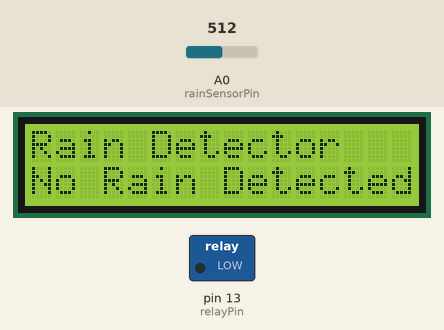
This sketch was run on a simulated Arduino Uno, built with avr-gcc and run on an emulated ATmega328P. On the bench: 16×2 character LCD, switched loads named in the sketch (green lamp = pin HIGH). Inputs (shaded band) come from the test bench; at power-on: A0 (rainSensorPin) = 512. What the sketch prints to the serial monitor is not drawn.

Above: at 2.2 s.
2.3 s: A0 (rainSensorPin) set to 487
At 3.5 s:
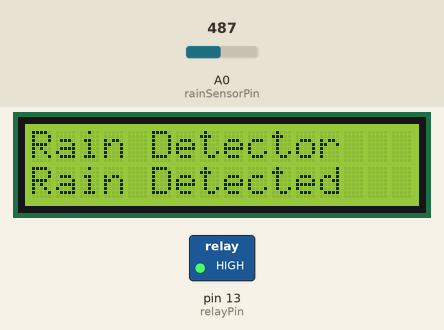
4.6 s: A0 (rainSensorPin) set to 510
At 6.2 s:
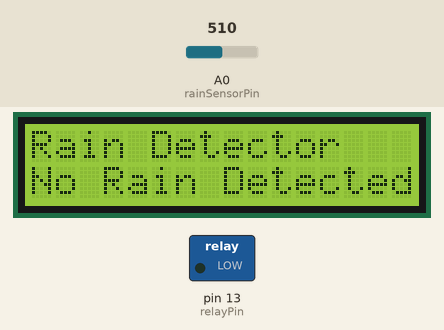
6.7 s: A0 (rainSensorPin) set to 490
At 7.7 s:
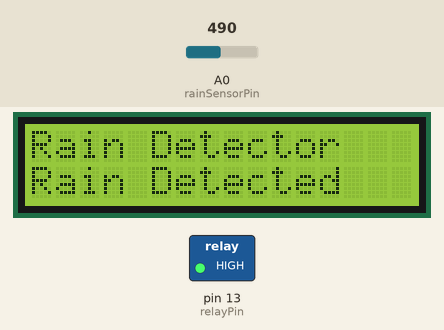
Timing chart, 0 to 9.7 s (numbered marks = the images above; inputs shaded):
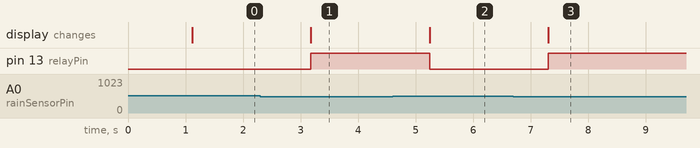

Measured:
- the behaviour switches between 501 and 500 on A0 (rainSensorPin) (found by bisection; images 0 and 1)
- after the input at 2.3 s, pin 13 (relayPin): LOW → HIGH after 0.88 s; the display: changes after 0.88 s (image 1)
- after the input at 4.6 s, pin 13 (relayPin): HIGH → LOW after 0.64 s; the display: changes after 0.64 s (image 2)
- after the input at 6.7 s, pin 13 (relayPin): LOW → HIGH after 0.61 s; the display: changes after 0.61 s (image 3)

The sketch:

Relay.ino
```cpp
#include <LiquidCrystal_I2C.h>

LiquidCrystal_I2C lcd(0x27, 16, 2);

const int rainSensorPin = A0;
const int relayPin = 13;

void setup() {
  pinMode(rainSensorPin, INPUT);
  pinMode(relayPin, OUTPUT);

  Serial.begin(9600);

  lcd.init();
  lcd.backlight();

  lcd.setCursor(0, 0);
  lcd.print("Rain Detector");
  delay(1000);
  lcd.clear();
}

void loop() {
  int sensorValue = analogRead(rainSensorPin);
  Serial.print("Sensor Reading: ");
  Serial.println(sensorValue);

  lcd.clear();
  lcd.setCursor(0, 0);
  lcd.print("Rain Detector");

  lcd.setCursor(0, 1);

  if (sensorValue > 500) {
    Serial.println("No Rain Detected");
    lcd.print("No Rain Detected ");
    digitalWrite(relayPin, LOW);
  } else {
    Serial.println("Rain Detected");
    lcd.print("Rain Detected   ");
    digitalWrite(relayPin, HIGH);
  }

  delay(1000);
}
```
